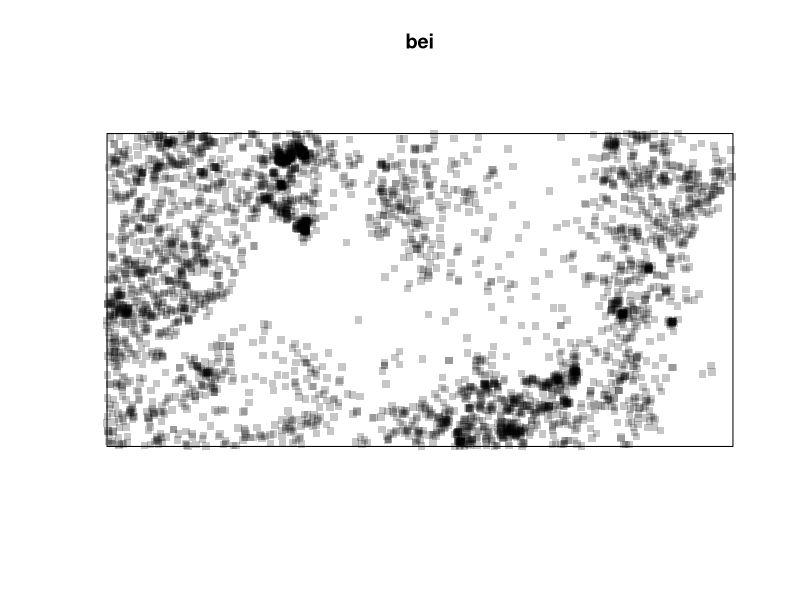
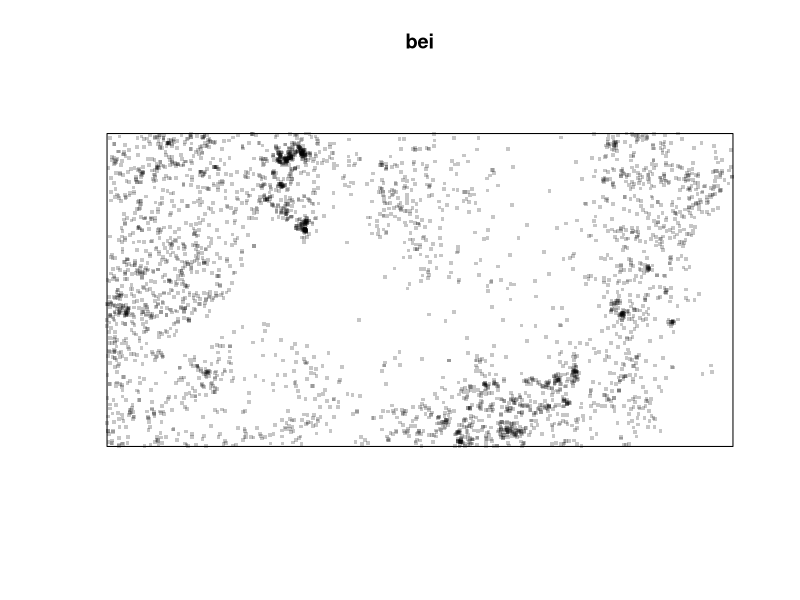
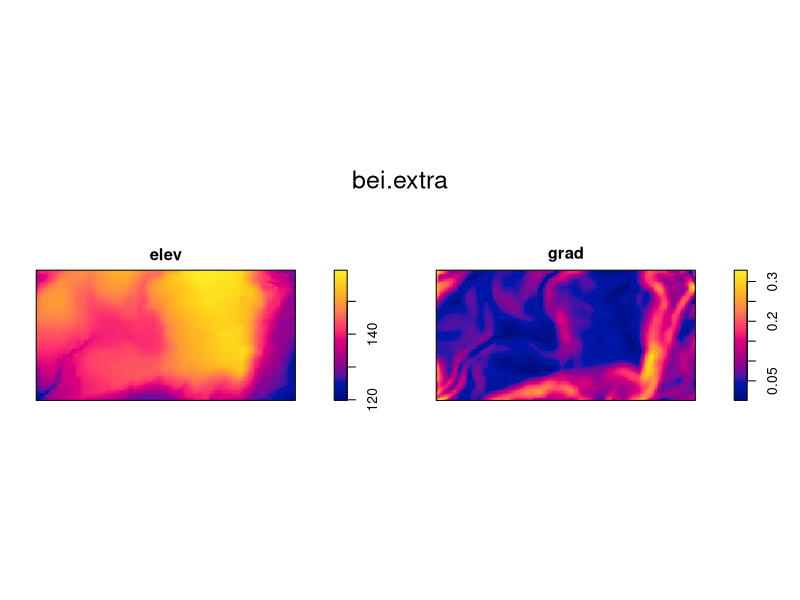
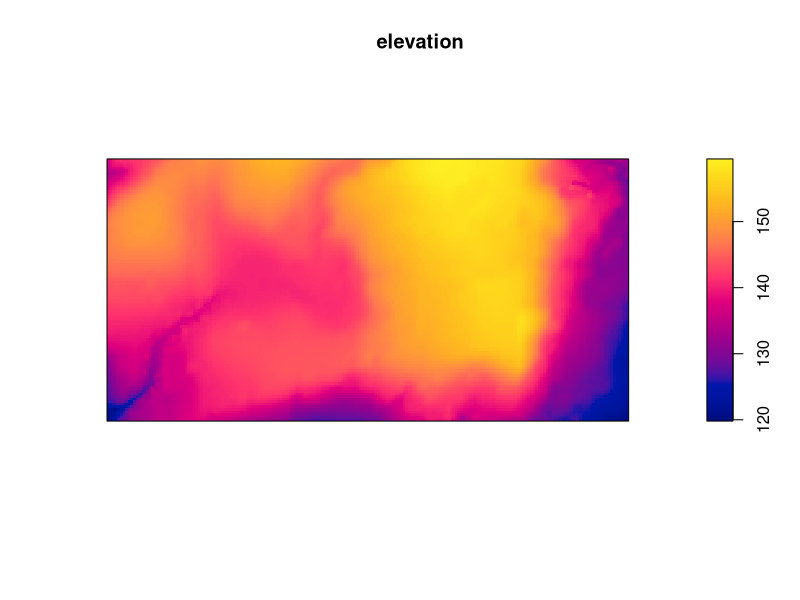
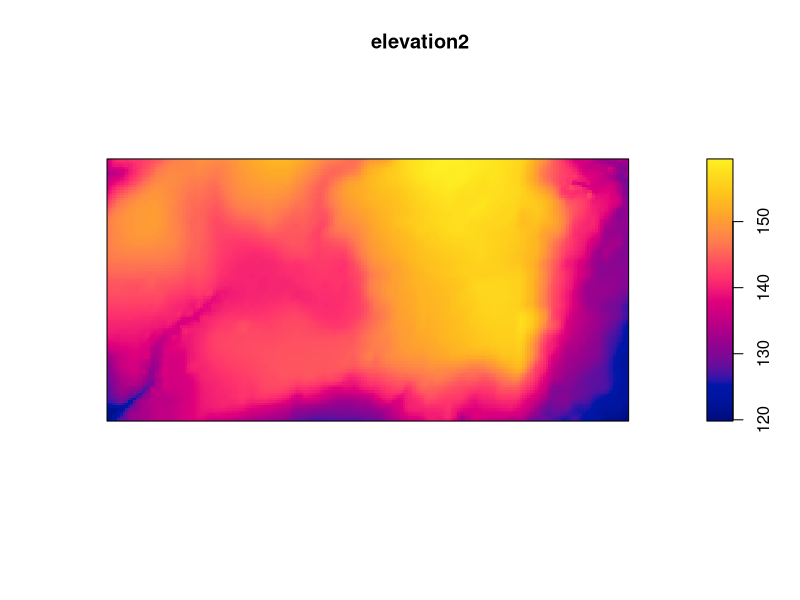

These figures' R source, in order:
#R code for population density

#Instal packages
install.packages("spatstat")

#using the packages
library(spatstat)

# Recall the data
bei

# Looking at the points in space
plot(bei, pch=15)

#decrasig dimension
plot(bei, pch=15, cex=.5)

# drivers
bei.extra

# Plotting variables
plot(bei.extra)

# Subsetting a dataset:
# There are two methots to make a subset:
# first: name of the variable and the $ symbol
# second: number of the layer and [] for tables, [[]] for map layers

elevation <- bei.extra$elev
plot(elevation)

# Sebset by the number of the layer/variable
elevation2 <- bei.extra [[1]]
# plot the new object
plot(elevation2)

# In case bei.extra was a table: bei.extra[1]
